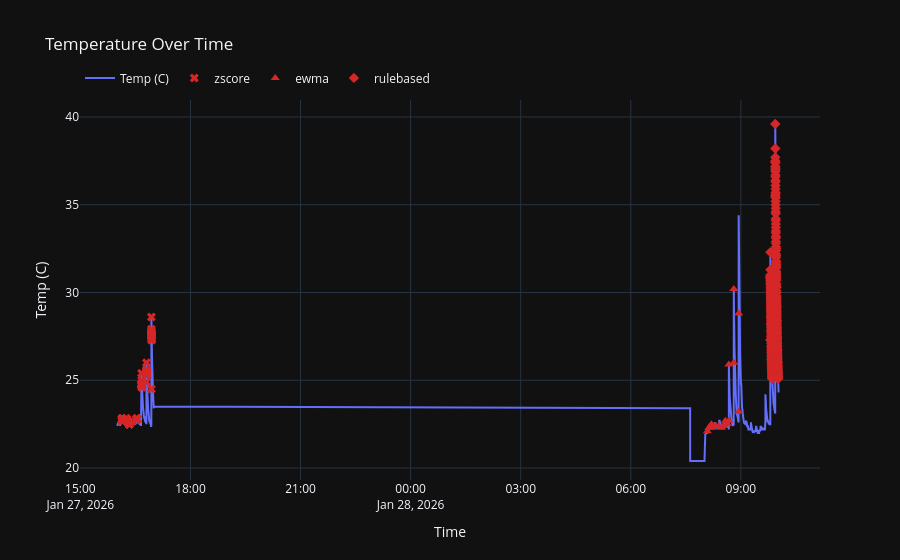

Notebook cell for this chart:
### Code cell
# Plot temperature over time
fig = go.Figure()
fig.add_trace(
    go.Scatter(x=df["ts"], y=df["temp"], name="Temp (C)")
)

detectors = {
    "zscore": {"temp": "temp_zscore_anomaly"},
    "ewma": {"temp": "temp_ewma_anomaly"},
    "rulebased": {"temp": "temp_rulebased_anomaly"},
}
symbol_map = {"zscore": "x", "ewma": "triangle-up", "rulebased": "diamond"}
metric_colors = {"temp": "#d62728"}
legend_shown = set()

for detector, cols in detectors.items():
    for metric, col in cols.items():
        mask = df[col]
        if mask.any():
            fig.add_trace(
                go.Scatter(
                    x=df.loc[mask, "ts"],
                    y=df.loc[mask, metric],
                    mode="markers",
                    name=detector,
                    legendgroup=detector,
                    showlegend=detector not in legend_shown,
                    marker={
                        "symbol": symbol_map[detector],
                        "size": 8,
                        "color": metric_colors[metric],
                    },
                )
            )
            legend_shown.add(detector)

fig.update_layout(
    title="Temperature Over Time",
    xaxis={"title": "Time"},
    yaxis={"title": "Temp (C)"},
    legend={"orientation": "h", "yanchor": "bottom", "y": 1.02, "x": 0},
)
fig.show()
